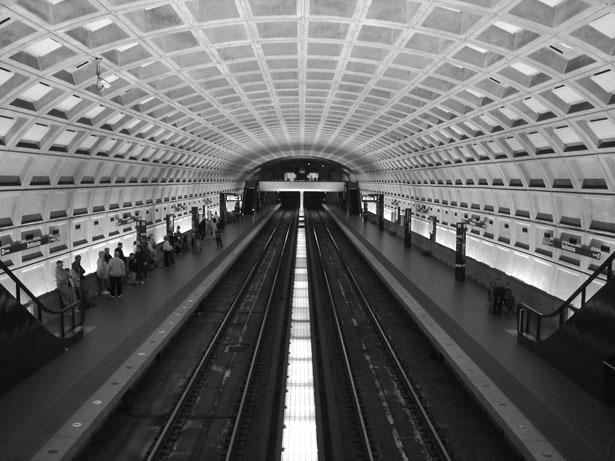
#> input picture exercises/plotting/dc_metro.JPG, 615 x 461 px
$ python plotting_solution.py
#> lines starting #> are read from the running program, lines starting #| are printed output that depends on the picture
# Copyright 2016 Enthought, Inc. All Rights Reserved
"""
Plotting
--------

In PyLab, create a plot display that looks like the following:

.. image:: plotting/sample_plots.png

`Photo credit: David Fettig
<http://www.publicdomainpictures.net/view-image.php?image=507>`_


This is a 2x2 layout, with 3 slots occupied.

1. Sine function, with blue solid line; cosine with red '+' markers; the
   extents fit the plot exactly. Hint: see the axis() function for setting the
   extents.
2. Sine function, with gridlines, axis labels, and title; the extents fit the
   plot exactly.
3. Image with color map; the extents run from -10 to 10, rather than the
   default.

Save the resulting plot image to a file. (Use a different file name, so you
don't overwrite the sample.)

The color map in the example is 'winter'; use 'cm.<tab>' to list the available
ones, and experiment to find one you like.

Start with the following statements::

    from matplotlib.pyplot import imread

    x = linspace(0, 2*pi, 101)
    s = sin(x)
    c = cos(x)

    img = imread('dc_metro.jpg')

Tip: If you find that the label of one plot overlaps another plot, try adding
a call to `tight_layout()` to your script.

Bonus
~~~~~

4. The `subplot()` function returns an axes object, which can be assigned to
   the `sharex` and `sharey` keyword arguments of another subplot() function
   call.  E.g.::

       ax1 = subplot(2,2,1)
       ...
       subplot(2,2,2, sharex=ax1, sharey=ax1)

   Make this modification to your script, and explore the consequences.
   Hint: try panning and zooming in the subplots.

"""


# The following imports are *not* needed in PyLab, but are needed in this file.
from numpy import linspace, pi, sin, cos
from matplotlib.pyplot import (plot, subplot, cm, imread, imshow, xlabel,
                               ylabel, title, grid, axis, show, savefig, gcf,
                               figure, close, tight_layout)

x = linspace(0, 2*pi, 101)
s = sin(x)
c = cos(x)

img = imread('dc_metro.JPG')
#> img is the input picture: shape (461, 615); min 0, max 255, mean 105.8

close('all')
# 2x2 layout, first plot: sin and cos
ax1 = subplot(2, 2, 1)
plot(x, s, 'b-', x, c, 'r+')
axis('tight')

# 2nd plot: gridlines, labels
subplot(2, 2, 2, sharex=ax1, sharey=ax1)
plot(x, s)
grid()
xlabel('radians')
ylabel('amplitude')
title('sin(x)')
axis('tight')

# 3rd plot, image
subplot(2, 2, 3)
imshow(img, extent=[-10, 10, -10, 10], cmap=cm.winter)

tight_layout()

show()
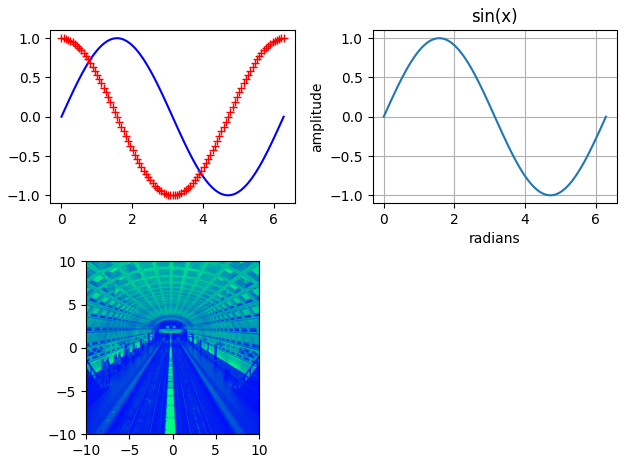
#> figure drawn by matplotlib, 3 panels; panel 1: curve peaks at x = 1.57, y = 1; panel 1: curve peaks at x = 0, y = 1; panel 2: curve peaks at x = 1.57, y = 1


#savefig('my_plots.png')
